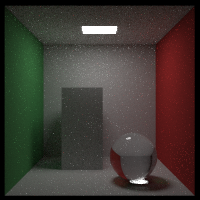

Write the Python code that produced this figure.
import numpy as np
from sightpy import *

point3 = vec3
color = vec3


scene = Scene()


red   = Diffuse(solid_color(.65, .05, .05))
white = Diffuse(solid_color(.73, .73, .73))
green = Diffuse(solid_color(.12, .45, .15))
light = Diffuse_light(solid_color(13, 13, 13))
glass = Refractive(1.5)

scene.add(Plane_yz(0, 555, 0, 555, 555, green))
scene.add(Plane_yz(0, 555, 0, 555, 0, red))
scene.add(Plane_xz(213, 343, 227, 332, 554, light) , importance_sampled = True)
scene.add(Plane_xz(0, 555, 0, 555, 0, white))
scene.add(Plane_xz(0, 555, 0, 555, 555, white))
scene.add(Plane_xy(0, 555, 0, 555, 555, white))



box1 = Box(point3(265, 0, 295), point3(430, 330, 460), white)
scene.add(box1)
scene.add(Sphere(vec3(160, 165/2, +65+185/2), 165/2, Refractive(1.5)))




scene.add_Camera(lookfrom = point3(278, 278, -800),
				  lookat = point3(278,278,0),
				  screen_width = 200, 
				  screen_height = 200,
				  field_of_view = 40,
				  focal_distance  = 10.0,
				  aperture  = 0.0)


img = scene.render(samples_per_pixel = 300, max_depth = 5)

img.save("example2.png")

img.show()

